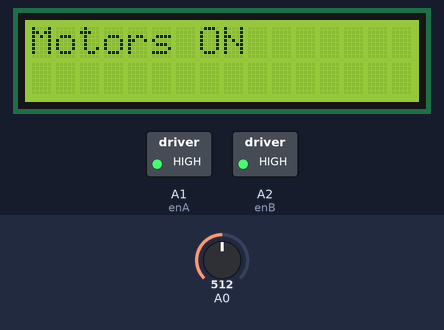
Simulated run of this sketch. Board: Arduino Uno, built with avr-gcc and run on an emulated ATmega328P. Parts: 16×2 character LCD, switched loads named in the sketch (green lamp = pin HIGH). Inputs (shaded band) come from the test bench; at power-on: A0 = 512. What the sketch prints to the serial monitor is not drawn.

Above: at 0.1 s.
At 2.1 s:
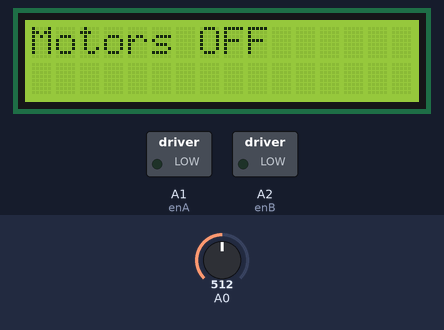
Timing chart, 0 to 129.8 s (numbered marks = the images above):
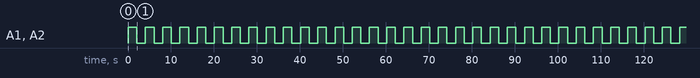

Measured:
- by itself, A1 (enA), A2 (enB): alternates HIGH for 2.0 s and LOW for 2.0 s

The sketch:

capstone-04-14.ino
```cpp
#include <LiquidCrystal.h>
#include <Adafruit_MotorShield.h>

// pin list
// --------
// A0 - temp probe voltage
// A4 - enable motor A
// A5 - enable motor B
// 5V
// GND
// D4 - DB4
// D5 - DB5
// D6 - DB6
// D7 - DB7
// D11 - RS (LCD)
// D12 - E (LCD)
// D2 - power

int temp;
byte i;
int enA = A1, enB = A2; // enables forward motion w pins set to high
const int RS = 11, E = 12, D4 = 4, D5 = 5, D6 = 6, D7 = 7;

LiquidCrystal lcd(RS, E, D4, D5, D6, D7);

void setup() {

  lcd.begin(16, 2);
  Serial.begin(9600);

  pinMode(A0, INPUT);
  pinMode(enA, OUTPUT); // motor
  pinMode(enB, OUTPUT); // pump

  digitalWrite(enA, LOW); // motor off
  digitalWrite(enB, LOW); // pump off

  i = 0;
}


void loop() {
  temp = analogRead(A0);

  digitalWrite(enA, HIGH);
  digitalWrite(enB, HIGH);

  lcd.clear();
  lcd.setCursor(0,  0);
  lcd.print("Motors ON");
  Serial.println("ON");
  delay(2000);

  digitalWrite(enA, LOW);
  digitalWrite(enB, LOW);

  lcd.clear();
  lcd.setCursor(0,  0);
  lcd.print("Motors OFF");
  Serial.println("OFF");

  delay(2000);
}
```
